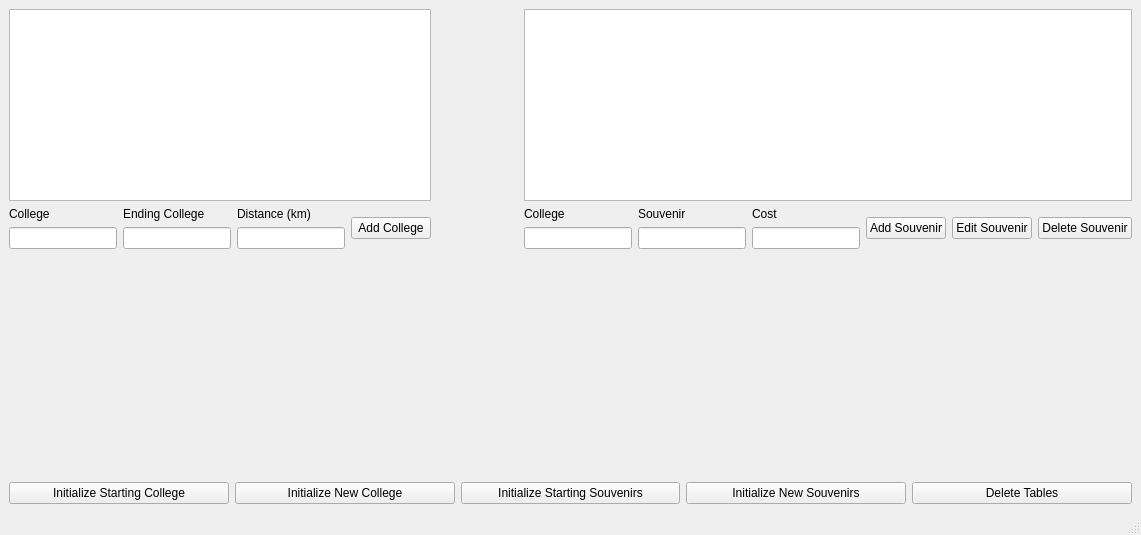
<?xml version="1.0" encoding="UTF-8"?>
<ui version="4.0">
 <class>Admin</class>
 <widget class="QMainWindow" name="Admin">
  <property name="geometry">
   <rect>
    <x>0</x>
    <y>0</y>
    <width>1141</width>
    <height>535</height>
   </rect>
  </property>
  <property name="windowTitle">
   <string>Administrator</string>
  </property>
  <widget class="QWidget" name="centralwidget">
   <layout class="QGridLayout" name="gridLayout">
    <item row="5" column="0">
     <layout class="QHBoxLayout" name="horizontalLayout">
      <item>
       <widget class="QPushButton" name="initStartingCollegesPushButton">
        <property name="text">
         <string>Initialize Starting College</string>
        </property>
       </widget>
      </item>
      <item>
       <widget class="QPushButton" name="initNewCollegesPUshButton">
        <property name="text">
         <string>Initialize New College</string>
        </property>
       </widget>
      </item>
      <item>
       <widget class="QPushButton" name="InitializeStartingSouvenirsPushButton">
        <property name="text">
         <string>Initialize Starting Souvenirs</string>
        </property>
       </widget>
      </item>
      <item>
       <widget class="QPushButton" name="InitializeNewSouvenirsPushButton">
        <property name="text">
         <string>Initialize New Souvenirs</string>
        </property>
       </widget>
      </item>
      <item>
       <widget class="QPushButton" name="deleteTablePushButton">
        <property name="text">
         <string>Delete Tables</string>
        </property>
       </widget>
      </item>
     </layout>
    </item>
    <item row="2" column="0">
     <spacer name="verticalSpacer">
      <property name="orientation">
       <enum>Qt::Vertical</enum>
      </property>
      <property name="sizeHint" stdset="0">
       <size>
        <width>20</width>
        <height>181</height>
       </size>
      </property>
     </spacer>
    </item>
    <item row="3" column="0">
     <layout class="QHBoxLayout" name="horizontalLayout_7"/>
    </item>
    <item row="0" column="0">
     <layout class="QHBoxLayout" name="horizontalLayout_6">
      <item>
       <layout class="QVBoxLayout" name="verticalLayout_7">
        <item>
         <widget class="QTableView" name="distanceTableView"/>
        </item>
        <item>
         <layout class="QHBoxLayout" name="horizontalLayout_5">
          <item>
           <layout class="QHBoxLayout" name="horizontalLayout_4">
            <item>
             <layout class="QVBoxLayout" name="verticalLayout_6">
              <item>
               <widget class="QLabel" name="label">
                <property name="text">
                 <string>College</string>
                </property>
               </widget>
              </item>
              <item>
               <widget class="QLineEdit" name="collegeLineEdit"/>
              </item>
             </layout>
            </item>
            <item>
             <layout class="QVBoxLayout" name="verticalLayout_5">
              <item>
               <widget class="QLabel" name="label_2">
                <property name="text">
                 <string>Ending College</string>
                </property>
               </widget>
              </item>
              <item>
               <widget class="QLineEdit" name="endingCollegeLineEdit"/>
              </item>
             </layout>
            </item>
            <item>
             <layout class="QVBoxLayout" name="verticalLayout_4">
              <item>
               <widget class="QLabel" name="label_3">
                <property name="text">
                 <string>Distance (km)</string>
                </property>
               </widget>
              </item>
              <item>
               <widget class="QLineEdit" name="kilometerLineEdit"/>
              </item>
             </layout>
            </item>
           </layout>
          </item>
          <item>
           <widget class="QPushButton" name="addCollegeButton">
            <property name="text">
             <string>Add College</string>
            </property>
           </widget>
          </item>
         </layout>
        </item>
       </layout>
      </item>
      <item>
       <spacer name="horizontalSpacer">
        <property name="orientation">
         <enum>Qt::Horizontal</enum>
        </property>
        <property name="sizeHint" stdset="0">
         <size>
          <width>40</width>
          <height>20</height>
         </size>
        </property>
       </spacer>
      </item>
      <item>
       <layout class="QVBoxLayout" name="verticalLayout_8">
        <item>
         <widget class="QTableView" name="souvenirTableView"/>
        </item>
        <item>
         <layout class="QHBoxLayout" name="horizontalLayout_3">
          <item>
           <layout class="QHBoxLayout" name="horizontalLayout_2">
            <item>
             <layout class="QVBoxLayout" name="verticalLayout">
              <item>
               <widget class="QLabel" name="label_4">
                <property name="text">
                 <string>College</string>
                </property>
               </widget>
              </item>
              <item>
               <widget class="QLineEdit" name="collegeLineEdit2"/>
              </item>
             </layout>
            </item>
            <item>
             <layout class="QVBoxLayout" name="verticalLayout_2">
              <item>
               <widget class="QLabel" name="label_5">
                <property name="text">
                 <string>Souvenir</string>
                </property>
               </widget>
              </item>
              <item>
               <widget class="QLineEdit" name="souvenirLineEdit"/>
              </item>
             </layout>
            </item>
            <item>
             <layout class="QVBoxLayout" name="verticalLayout_3">
              <item>
               <widget class="QLabel" name="label_6">
                <property name="text">
                 <string>Cost</string>
                </property>
               </widget>
              </item>
              <item>
               <widget class="QLineEdit" name="costLineEdit"/>
              </item>
             </layout>
            </item>
           </layout>
          </item>
          <item>
           <widget class="QPushButton" name="addSouvenirButton">
            <property name="text">
             <string>Add Souvenir</string>
            </property>
           </widget>
          </item>
          <item>
           <widget class="QPushButton" name="editSouvenirButton">
            <property name="text">
             <string>Edit Souvenir</string>
            </property>
           </widget>
          </item>
          <item>
           <widget class="QPushButton" name="deleteSouvenir">
            <property name="text">
             <string>Delete Souvenir</string>
            </property>
           </widget>
          </item>
         </layout>
        </item>
        <item>
         <layout class="QHBoxLayout" name="horizontalLayout_8"/>
        </item>
       </layout>
      </item>
     </layout>
    </item>
   </layout>
  </widget>
  <widget class="QMenuBar" name="menubar">
   <property name="geometry">
    <rect>
     <x>0</x>
     <y>0</y>
     <width>1141</width>
     <height>21</height>
    </rect>
   </property>
  </widget>
  <widget class="QStatusBar" name="statusbar"/>
  <action name="actionSave">
   <property name="text">
    <string>Save</string>
   </property>
  </action>
  <action name="actionSales_Report">
   <property name="text">
    <string>Sales Report</string>
   </property>
  </action>
  <action name="actionPurchases_Char">
   <property name="text">
    <string>Purchases Char</string>
   </property>
  </action>
  <action name="actionPurchases_Chart">
   <property name="text">
    <string>Purchases Chart</string>
   </property>
  </action>
  <action name="actionMember_Purchases">
   <property name="text">
    <string>Member Purchases</string>
   </property>
  </action>
  <action name="actionManage_Inventory">
   <property name="text">
    <string>Manage Inventory</string>
   </property>
  </action>
  <action name="actionItem_List">
   <property name="text">
    <string>Inventory List</string>
   </property>
  </action>
  <action name="actionItem_Search">
   <property name="text">
    <string>Item Search</string>
   </property>
  </action>
  <action name="actionManage_Members">
   <property name="text">
    <string>Manage Members</string>
   </property>
  </action>
  <action name="actionMember_Search">
   <property name="text">
    <string>Member Search</string>
   </property>
  </action>
  <action name="actionUpgrade_Downgrade_List">
   <property name="text">
    <string>Upgrade/Downgrade List</string>
   </property>
  </action>
 </widget>
 <resources/>
 <connections/>
</ui>
